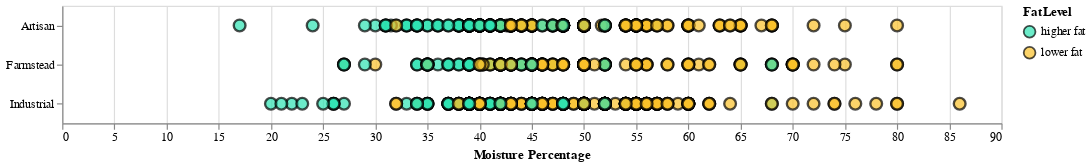

The notebook cell saved with this chart:
### Markdown cell above
Lets visualize the data to explore the feature target relations

### Code cell
scatter_plot_mantype =  alt.Chart(train_df).mark_circle(stroke = 'black',size =100).encode(
alt.X('MoisturePercent', title = 'Moisture Percentage'),
alt.Y('ManufacturingTypeEn', title = None),
alt.Color('FatLevel', scale = alt.Scale(scheme = 'turbo'))).properties(height = 100, width = 800) 
scatter_plot_mantype

### Figure 1 — Vega-Lite specification as saved in the notebook (floating-point values rounded to 4 significant figures; data arrays with more than 128 entries replaced by an {"elided": "..."} marker saying what was removed)
{"config": {"view": {"continuousWidth": 400, "continuousHeight": 300}}, "data": {"name": "data-3c323d344f46f999ae0d1ff648c291b4"}, "mark": {"type": "circle", "size": 100, "stroke": "black"}, "encoding": {"color": {"type": "nominal", "field": "FatLevel", "scale": {"scheme": "turbo"}}, "x": {"type": "quantitative", "field": "MoisturePercent", "title": "Moisture Percentage"}, "y": {"type": "nominal", "field": "ManufacturingTypeEn", "title": null}}, "height": 100, "width": 800, "$schema": "https://vega.github.io/schema/vega-lite/v4.8.1.json", "datasets": {"data-3c323d344f46f999ae0d1ff648c291b4": {"elided": "833 records"}}}
